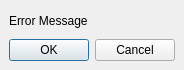
<?xml version="1.0" encoding="UTF-8"?>
<ui version="4.0">
 <class>MainWindow</class>
 <widget class="QMainWindow" name="MainWindow">
  <property name="geometry">
   <rect>
    <x>0</x>
    <y>0</y>
    <width>184</width>
    <height>70</height>
   </rect>
  </property>
  <property name="windowTitle">
   <string>MainWindow</string>
  </property>
  <widget class="QWidget" name="centralwidget">
   <layout class="QVBoxLayout" name="verticalLayout">
    <item>
     <widget class="QLabel" name="label">
      <property name="text">
       <string>Error Message</string>
      </property>
     </widget>
    </item>
    <item>
     <widget class="QDialogButtonBox" name="buttonBox">
      <property name="standardButtons">
       <set>QDialogButtonBox::Cancel|QDialogButtonBox::Ok</set>
      </property>
     </widget>
    </item>
   </layout>
  </widget>
 </widget>
 <resources/>
 <connections/>
</ui>
